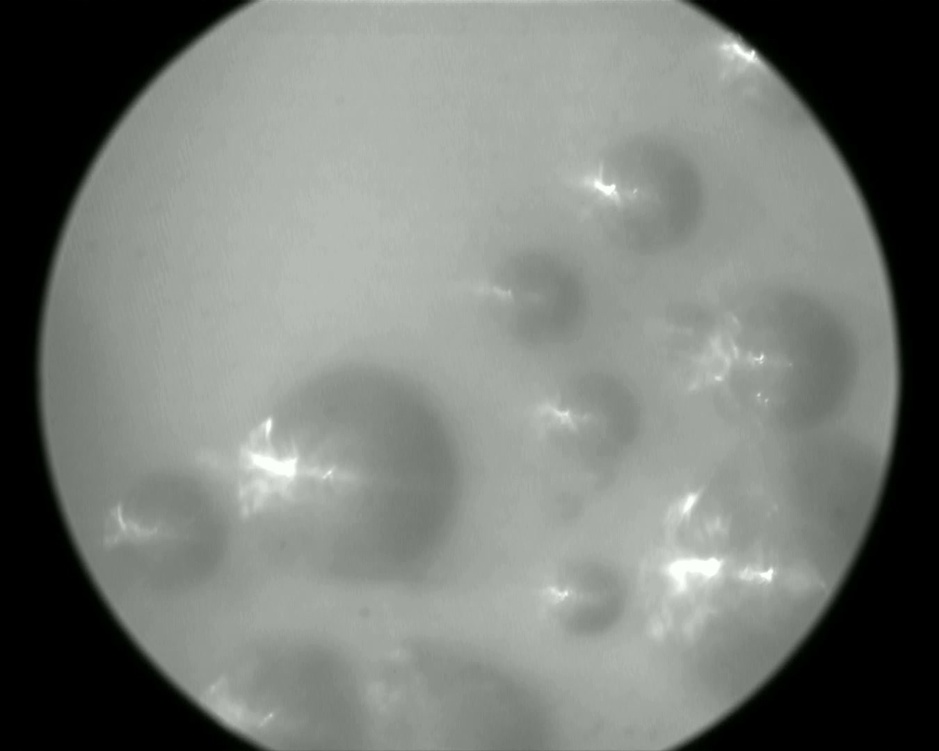
#> input picture _probe/raw_52.jpg, 939 x 751 px, shrunk from 1350 x 1080 before the run
$ python -i segment.py   (imports and definitions only)
#> lines starting #> are read from the running program, lines starting #| are printed output that depends on the picture; after the words box and inside, x2 and y2 are one past the last pixel; in counts of white or black regions, pixels touching at a corner belong together
# -*- coding: utf-8 -*-
"""
气泡分割 / 检测模块（M0 传统方法）

流程：
  1. 圆形视场掩膜（黑角 + 光圈边界）
  2. 中值滤波估计局部背景（对强镜面反光稳健）
  3. 相对暗度响应 rel = (bg - I) / bg   —— 气泡比局部背景暗
  4. 滞回阈值：强核心 + 弱范围 -> 连通域筛选 -> 闭运算补形 -> 填洞
  5. 距离变换 + 局部极大 -> 每个气泡一个"中心 + 等效半径"

说明：本模块把每个气泡近似成一个圆盘（中心 + 半径）。
对近圆形气泡足够用，且比分水岭快得多、稳定得多。
"""
import numpy as np
import cv2


def disk(r):
    """生成圆结构元，r 为半径（像素）。"""
    r = max(1, int(round(r)))
    return cv2.getStructuringElement(cv2.MORPH_ELLIPSE, (2 * r + 1, 2 * r + 1))


def aperture_mask(gray, thresh=45, erode=21):
    """圆形视场掩膜：非黑区域的最大连通域，填洞后向内腐蚀若干像素。"""
#> called with thresh = 45, erode = 21
    lit = (gray > thresh).astype(np.uint8)
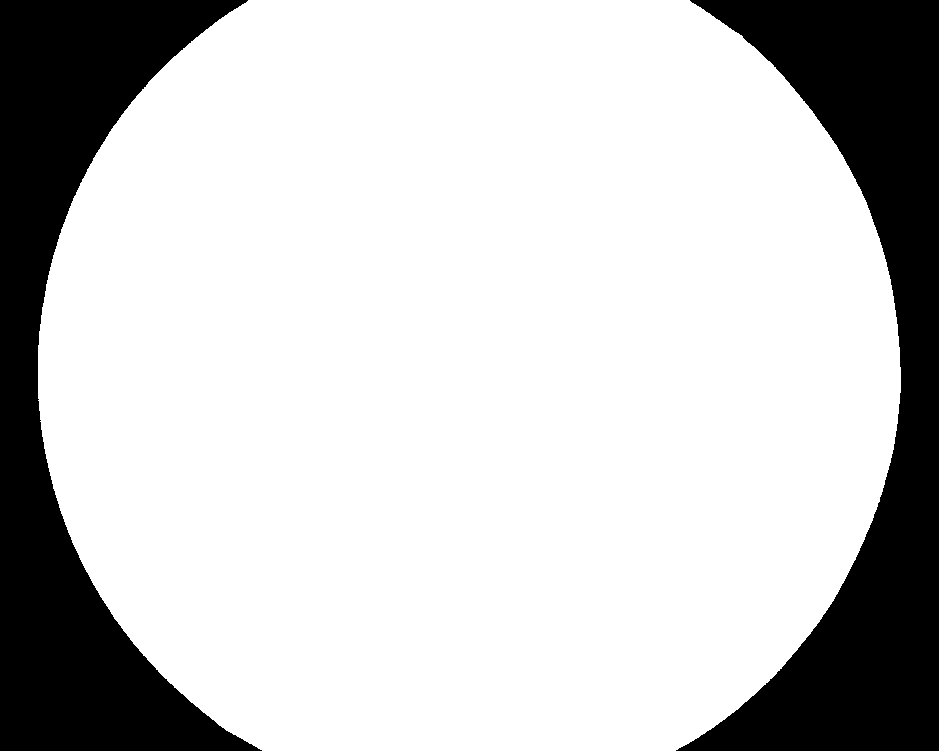
#> lit: shape (751, 939); values 0 (black) and 1 (white), 78.3% white; 2 black regions, box (x1, y1, x2, y2) and area: (676, 0, 939, 751) 76959, (0, 0, 262, 751) 75790
    n, lab, stats, _ = cv2.connectedComponentsWithStats(lit, 8)
#> lab: shape (751, 939) int32; values 0 (black) and 1 (white), 78.3% white; 2 black regions
#> n = 2; stats = [[0, 0, 939, 751, 152749], [38, 0, 863, 751, 552440]]
    if n <= 1:
        return np.ones_like(lit)
    k = 1 + int(np.argmax(stats[1:, cv2.CC_STAT_AREA]))
#> k = 1
    m = (lab == k).astype(np.uint8)
    cnts, _ = cv2.findContours(m, cv2.RETR_EXTERNAL, cv2.CHAIN_APPROX_NONE)
#> cnts = 1 contour; box (x1, y1, x2, y2) and area: (38, 0, 901, 751) 551212
    m = np.zeros_like(m)
    cv2.drawContours(m, cnts, -1, 1, -1)
    if erode > 0:
        m = cv2.erode(m, disk(erode // 2), iterations=1)
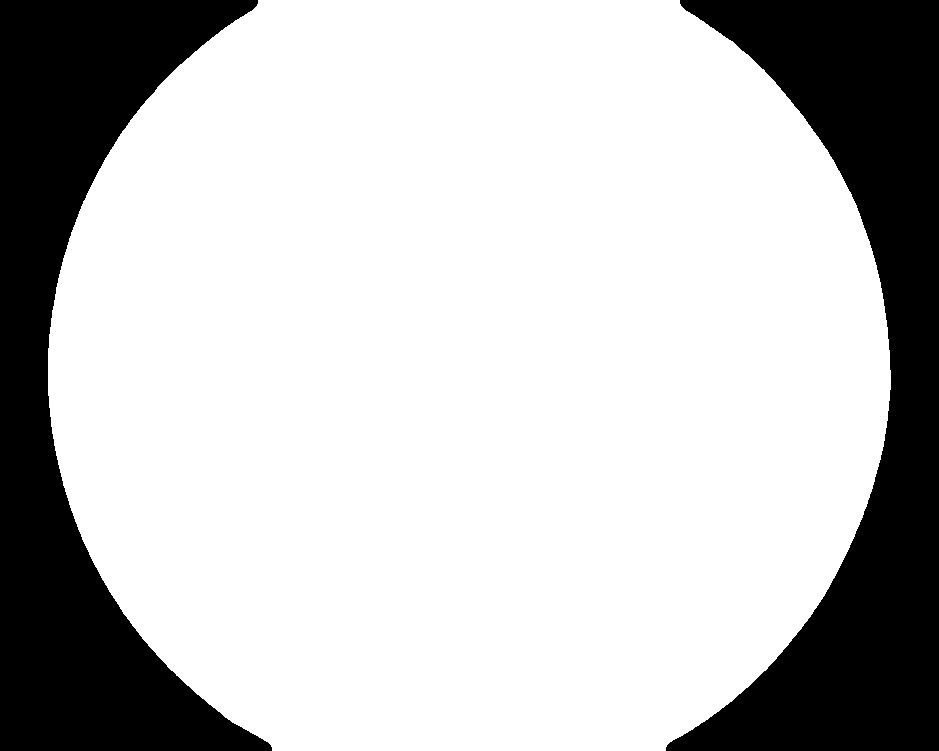
#> m: shape (751, 939); values 0 (black) and 1 (white), 75.7% white; 2 black regions, box (x1, y1, x2, y2) and area: (666, 0, 939, 751) 86238, (0, 0, 272, 751) 85073
    return m


# [134 lines left out: functions rel_response, blob_mask, distance_map, _neck, find_bubbles, detect, not called in this run]

>>> import cv2
>>> picture = cv2.imread('../_probe/raw_52.jpg', cv2.IMREAD_GRAYSCALE)
>>> result = aperture_mask(picture)

$ run again, on _probe/raw_57.jpg
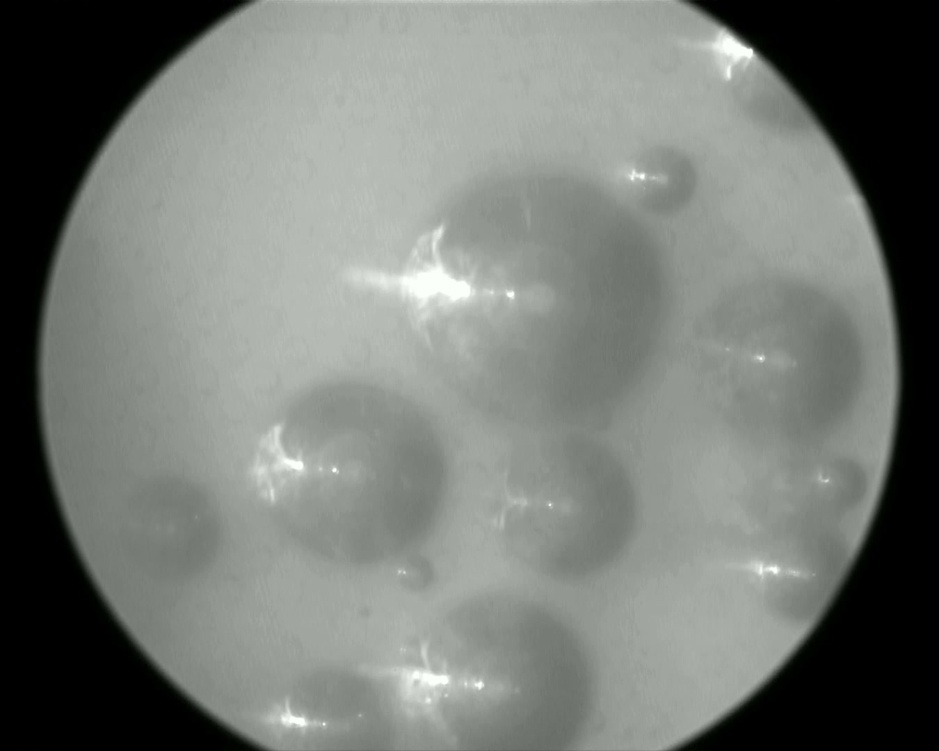
#> input picture _probe/raw_57.jpg, 939 x 751 px, shrunk from 1350 x 1080 before the run
#> in aperture_mask, `lit = (gray > thresh).astype(np.uint8)`:
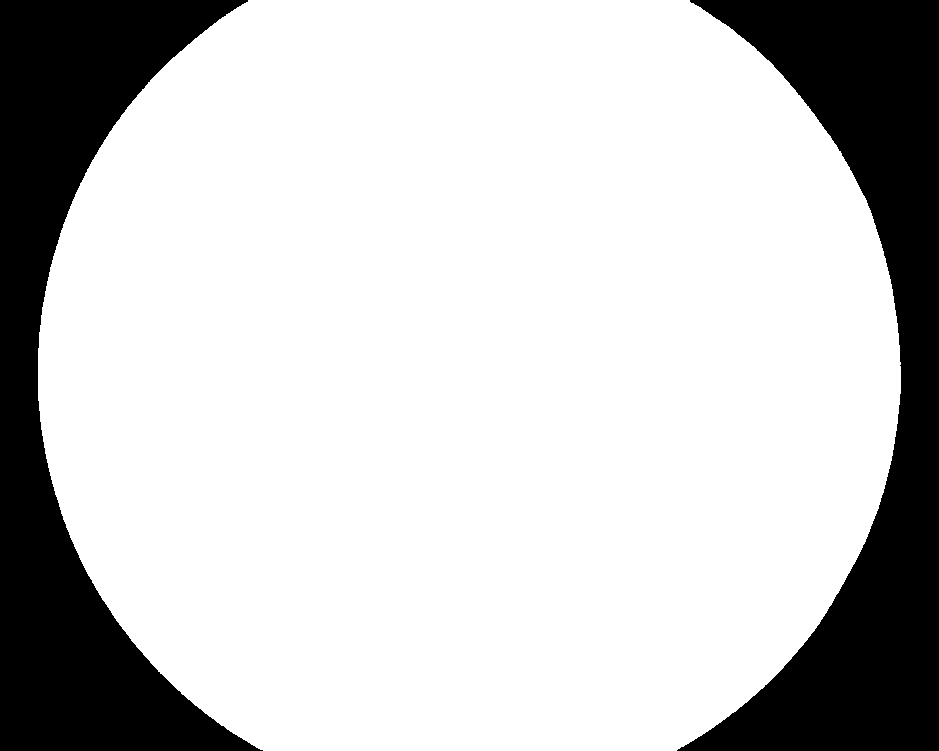
#> lit: shape (751, 939); values 0 (black) and 1 (white), 78.4% white; 2 black regions, box (x1, y1, x2, y2) and area: (677, 0, 939, 751) 76597, (0, 0, 263, 751) 75926
#> lab: shape (751, 939) int32; values 0 (black) and 1 (white), 78.4% white; 2 black regions
#> n = 2; stats = [[0, 0, 939, 751, 152523], [38, 0, 863, 751, 552666]]
#> k = 1
#> cnts = 1 contour; box (x1, y1, x2, y2) and area: (38, 0, 901, 751) 551438
#> in aperture_mask, `m = cv2.erode(m, disk(erode // 2), iterations=1)`:
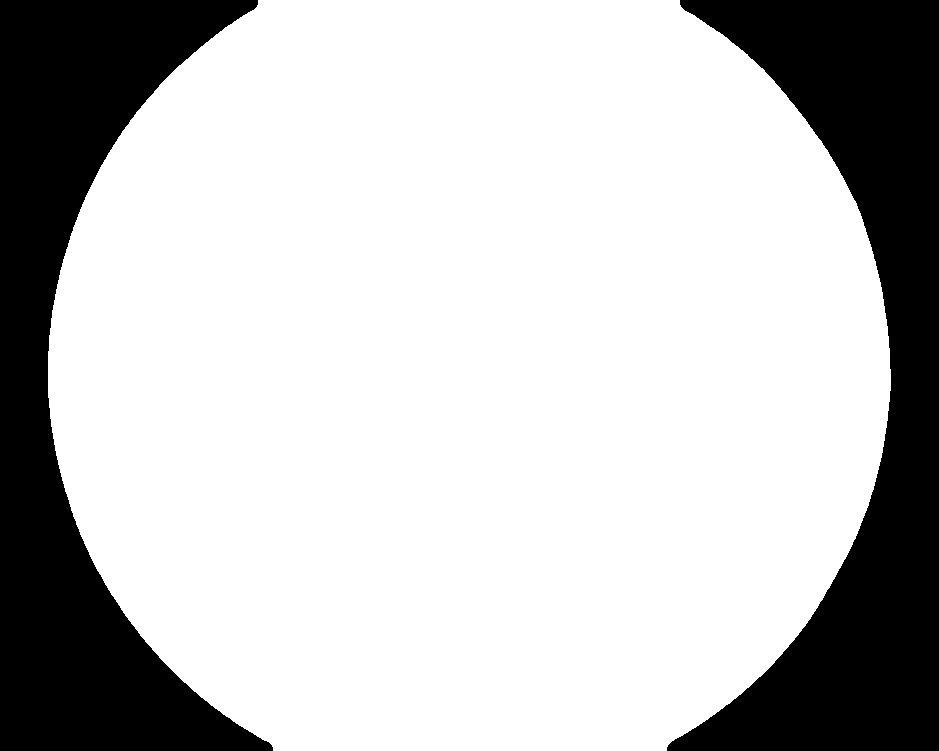
#> m: shape (751, 939); values 0 (black) and 1 (white), 75.7% white; 2 black regions, box (x1, y1, x2, y2) and area: (667, 0, 939, 751) 85884, (0, 0, 273, 751) 85212

$ run again, on _probe/f_020s.jpg
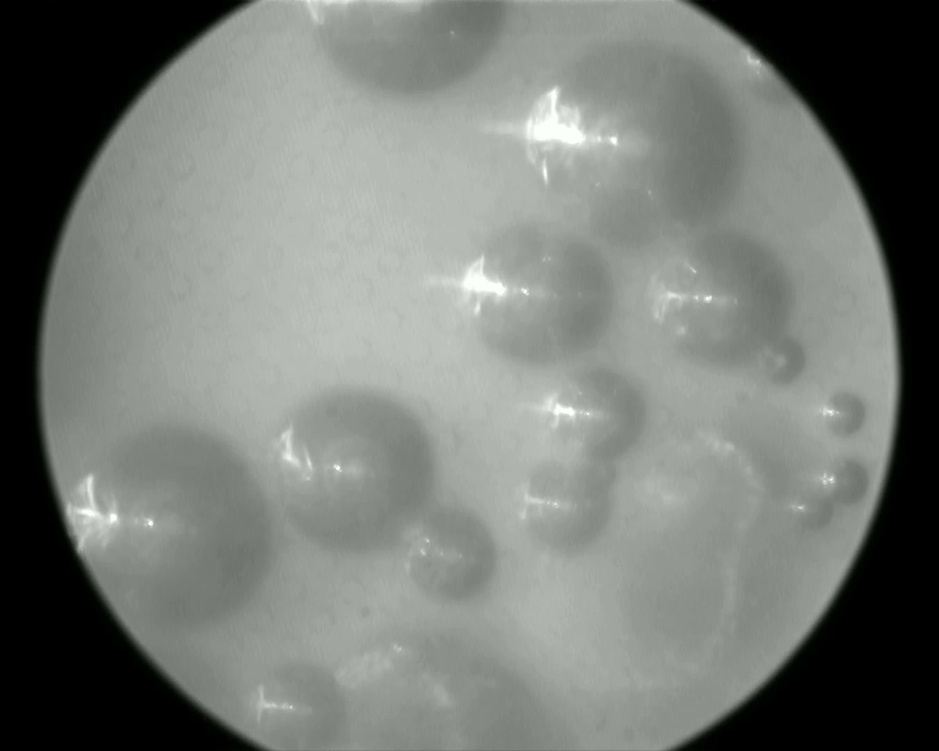
#> input picture _probe/f_020s.jpg, 939 x 751 px, shrunk from 1350 x 1080 before the run
#> in aperture_mask, `lit = (gray > thresh).astype(np.uint8)`:
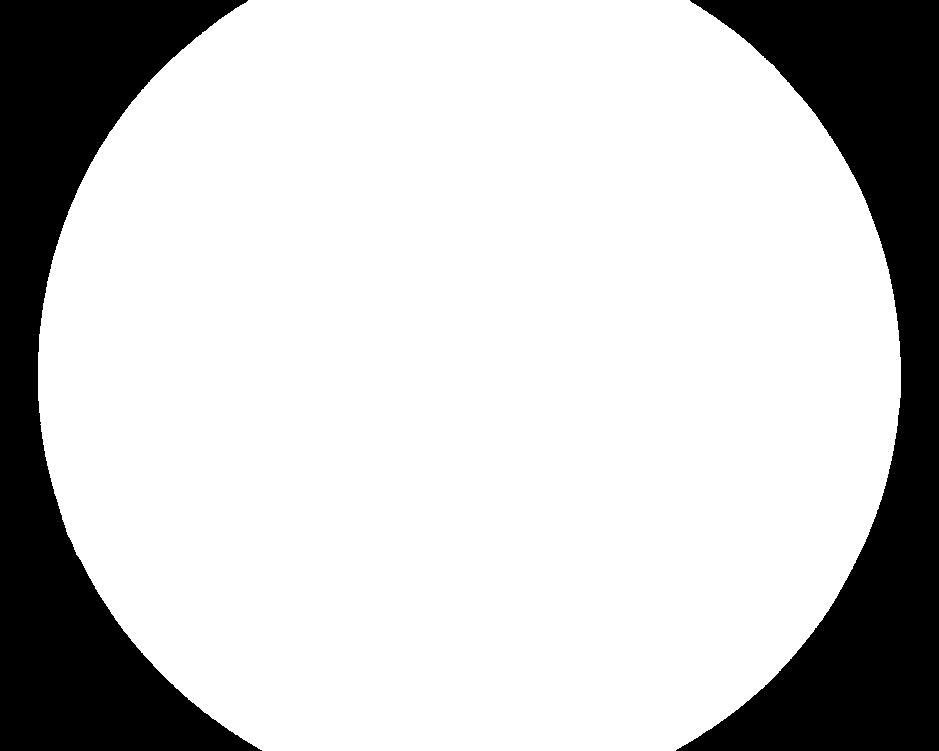
#> lit: shape (751, 939); values 0 (black) and 1 (white), 78.4% white; 2 black regions, box (x1, y1, x2, y2) and area: (676, 0, 939, 751) 76565, (0, 0, 262, 751) 75872
#> lab: shape (751, 939) int32; values 0 (black) and 1 (white), 78.4% white; 2 black regions
#> n = 2; stats = [[0, 0, 939, 751, 152437], [38, 0, 863, 751, 552752]]
#> k = 1
#> cnts = 1 contour; box (x1, y1, x2, y2) and area: (38, 0, 901, 751) 551524
#> in aperture_mask, `m = cv2.erode(m, disk(erode // 2), iterations=1)`:
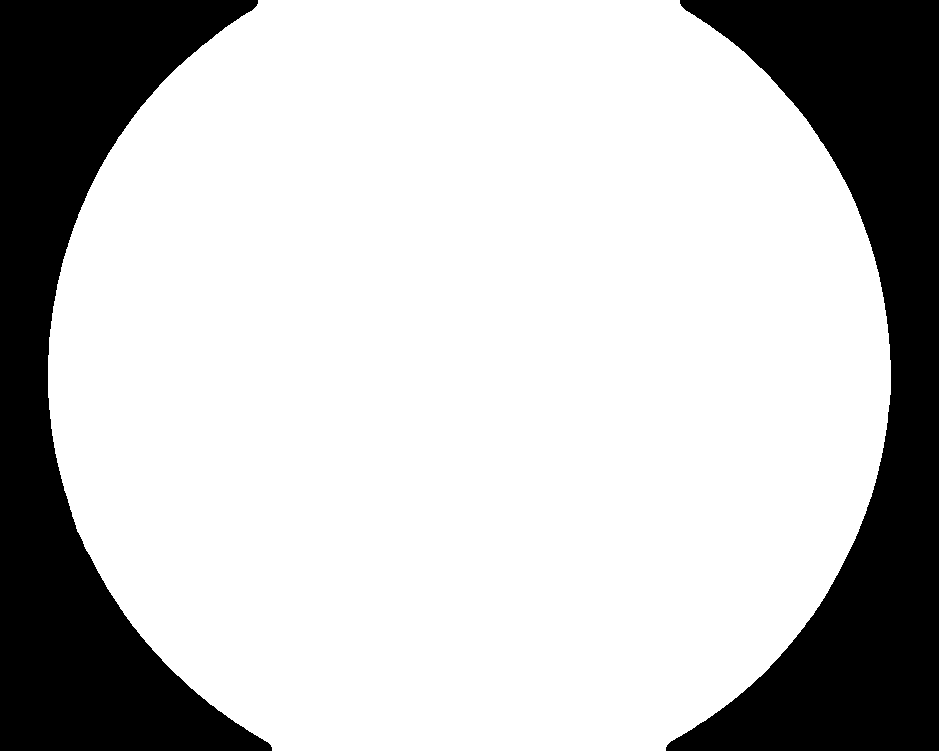
#> m: shape (751, 939); values 0 (black) and 1 (white), 75.8% white; 2 black regions, box (x1, y1, x2, y2) and area: (666, 0, 939, 751) 85851, (0, 0, 272, 751) 85149
